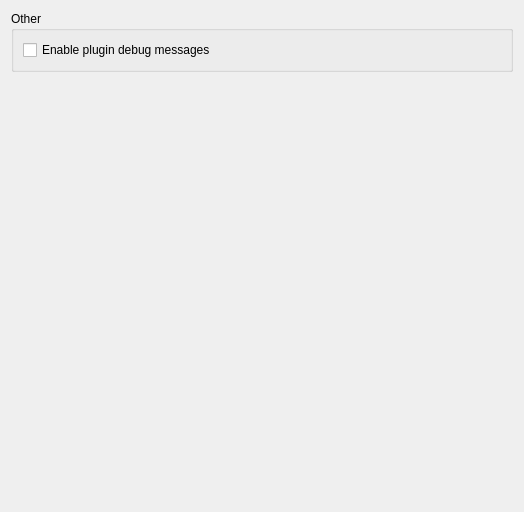
<?xml version="1.0" encoding="UTF-8"?>
<ui version="4.0">
 <class>DevToolsSettingsPageBase</class>
 <widget class="QWidget" name="DevToolsSettingsPageBase">
  <property name="geometry">
   <rect>
    <x>0</x>
    <y>0</y>
    <width>524</width>
    <height>512</height>
   </rect>
  </property>
  <property name="windowTitle">
   <string>Dialog</string>
  </property>
  <layout class="QVBoxLayout" name="verticalLayout_2">
   <item>
    <widget class="QGroupBox" name="other_groupbox">
     <property name="title">
      <string>Other</string>
     </property>
     <layout class="QVBoxLayout" name="verticalLayout">
      <item>
       <widget class="QCheckBox" name="debug_logs_checkbox">
        <property name="text">
         <string>Enable plugin debug messages</string>
        </property>
       </widget>
      </item>
     </layout>
    </widget>
   </item>
   <item>
    <spacer name="verticalSpacer">
     <property name="orientation">
      <enum>Qt::Vertical</enum>
     </property>
     <property name="sizeHint" stdset="0">
      <size>
       <width>20</width>
       <height>40</height>
      </size>
     </property>
    </spacer>
   </item>
  </layout>
 </widget>
 <resources/>
 <connections/>
</ui>
